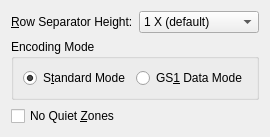
<?xml version="1.0" encoding="UTF-8"?>
<ui version="4.0">
 <class>grpC49</class>
 <widget class="QWidget" name="grpC49">
  <property name="geometry">
   <rect>
    <x>0</x>
    <y>0</y>
    <width>186</width>
    <height>123</height>
   </rect>
  </property>
  <property name="maximumSize">
   <size>
    <width>600</width>
    <height>16777215</height>
   </size>
  </property>
  <property name="windowTitle">
   <string>Form</string>
  </property>
  <layout class="QVBoxLayout" name="verticalLayout">
   <item>
    <layout class="QGridLayout" name="gridLayout">
     <item row="0" column="0">
      <widget class="QLabel" name="labelRowSeparatorHeight">
       <property name="text">
        <string>&amp;Row Separator Height:</string>
       </property>
       <property name="toolTip">
        <string>Height in X-dimensions of horizontal lines separating rows</string>
       </property>
       <property name="buddy">
        <cstring>cmbC49RowSepHeight</cstring>
       </property>
      </widget>
     </item>
     <item row="0" column="1">
      <widget class="QComboBox" name="cmbC49RowSepHeight">
       <property name="toolTip">
        <string>Height in X-dimensions of horizontal lines separating rows</string>
       </property>
       <item>
        <property name="text">
         <string>1 X (default)</string>
        </property>
       </item>
       <item>
        <property name="text">
         <string>2 X</string>
        </property>
       </item>
       <item>
        <property name="text">
         <string>3 X</string>
        </property>
       </item>
       <item>
        <property name="text">
         <string>4 X</string>
        </property>
       </item>
      </widget>
     </item>
    </layout>
   </item>
   <item>
    <widget class="QGroupBox" name="groupBoxC49EncodingMode">
     <property name="title">
      <string>Encoding Mode</string>
     </property>
     <property name="toolTip">
      <string>How to process data</string>
     </property>
     <layout class="QGridLayout" name="gridLayoutC49EncodingMode">
      <property name="sizeConstraint">
       <enum>QLayout::SetMinimumSize</enum>
      </property>
      <item row="0" column="0">
       <widget class="QRadioButton" name="radC49Stand">
        <property name="text">
         <string>S&amp;tandard Mode</string>
        </property>
        <property name="toolTip">
         <string>Process data as normal</string>
        </property>
        <property name="checked">
         <bool>true</bool>
        </property>
       </widget>
      </item>
      <item row="0" column="1">
       <widget class="QRadioButton" name="radC49GS1">
        <property name="text">
         <string>GS&amp;1 Data Mode</string>
        </property>
        <property name="toolTip">
         <string>Process data as GS1 General Specifications data,
formatted with Application Identifiers (AIs)</string>
        </property>
       </widget>
      </item>
     </layout>
    </widget>
   </item>
   <item>
    <widget class="QCheckBox" name="chkC49NoQuietZones">
     <property name="text">
      <string>No Quiet &amp;Zones</string>
     </property>
     <property name="checked">
      <bool>false</bool>
     </property>
     <property name="toolTip">
      <string>Do not add quiet zones to whitespace</string>
     </property>
    </widget>
   </item>
   <item>
    <spacer name="verticalSpacer">
     <property name="orientation">
      <enum>Qt::Vertical</enum>
     </property>
     <property name="sizeHint" stdset="0">
      <size>
       <width>20</width>
       <height>40</height>
      </size>
     </property>
    </spacer>
   </item>
  </layout>
 </widget>
 <resources/>
 <connections/>
</ui>
